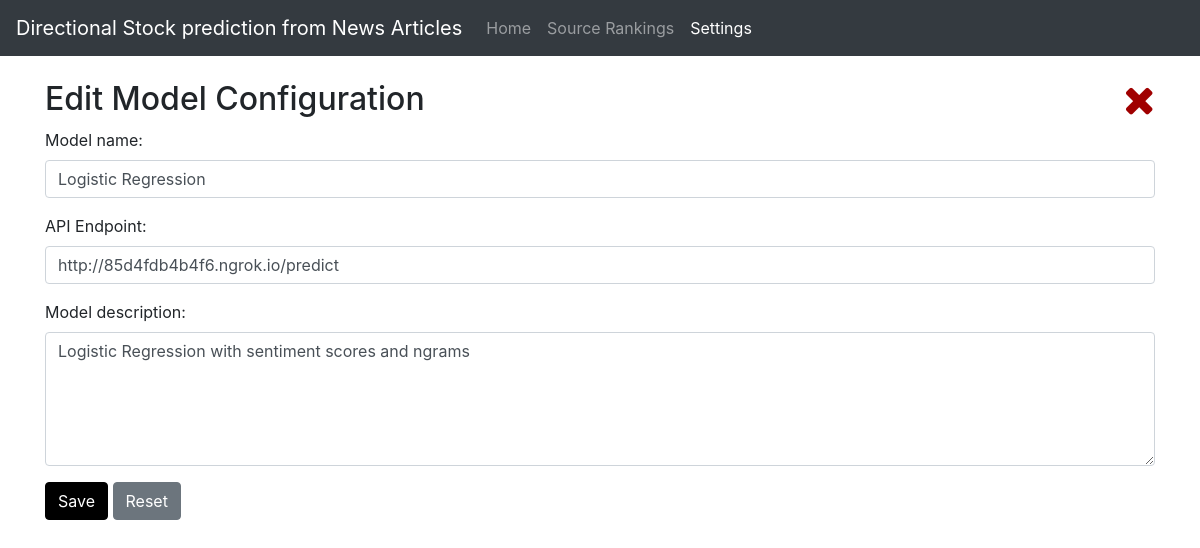
Screenshot of /prediction/config/15/ with the database file from the repository.
### prediction/models.py (models this page shows, shortened)
class ModelConfig(models.Model):
    model_name = models.CharField(max_length=100)
    api_endpoint = models.CharField(max_length=100)
    description = models.CharField(max_length=1000)

### prediction/views.py (the view)
# urls.py: path('config/<int:model_id>/', views.detail, name='detail'),
def detail(request, model_id):
    config_detail = get_object_or_404(ModelConfig, pk=model_id)
    context = {'config_detail':config_detail}
    return render(request, 'prediction/config_detail.html', context)

### prediction/templates/prediction/config_detail.html (shortened to what this page needs)
<!DOCTYPE html>
<html lang="en">
  <head>
    <link
      rel="stylesheet"
      href="https://maxcdn.bootstrapcdn.com/bootstrap/4.5.2/css/bootstrap.min.css"
    />
    <link rel="stylesheet" href="https://cdnjs.cloudflare.com/ajax/libs/font-awesome/4.7.0/css/font-awesome.min.css">
  </head>
  <body>
    <nav class="navbar navbar-expand-sm bg-dark navbar-dark">
      <a class="navbar-brand" href="{% url 'prediction:index'%}">Directional Stock prediction from News Articles</a>
      <ul class="navbar-nav">
        <li class="nav-item">
          <a class="nav-link" href="{% url 'prediction:index'%}">Home</a>
        </li>
        <li class="nav-item">
          <a class="nav-link" href="{% url 'prediction:rankings'%}">Source Rankings</a>
        </li>
        <li class="nav-item active">
          <a class="nav-link" href="{% url 'prediction:config'%}">Settings</a>
        </li>
      </ul>
    </nav>
    <div class="container">
      <br>
        {%if config_detail%}
        <h2 style="float: left; display: inline;">Edit Model Configuration</h2>
        {%else%}
        <h2 style="float: left; display: inline;">Create new Model</h2>
        {%endif%}
        <a href="{% url 'prediction:config'%}" style="float: right;">
            <i class="fa fa-close" style='font-size:2.5rem; color:rgb(160, 0, 0)'></i>
        </a>
      <br>
      <br>
      {%if config_detail%}
      <form action="{% url 'prediction:update_config' config_detail.id %}" method="POST">
      {%else%}
      <form action="{% url 'prediction:create_config'  %}" method="POST">
      {%endif%}
        <div class="form-group">
          <label for="model_name">Model name: </label>
          <input
            type="text"
            class="form-control"
            id="model_name"
            name="model_name"
            value="{{config_detail.model_name}}"
            placeholder="Enter model name"
            required="true"
          />
        </div>
        <div class="form-group">
          <label for="api_endpoint">API Endpoint: </label>
          <input
            type="text"
            class="form-control"
            id="api_endpoint"
            name="api_endpoint"
            value="{{config_detail.api_endpoint}}"
            placeholder="Enter API endpoint URL"
            required="true"
          />
        </div>
        <div class="form-group">
          <label for="description">Model description: </label>
          <textarea
            class="form-control"
            name="description"
            rows="5"
            id="description"
            placeholder="Describe your model..."
            required="true"
          >{{config_detail.description}}</textarea>
        </div>
        <button type="submit" class="btn btn-primary" style="background-color: black; border-color: black;">Save</button>
        <input type="reset" class="btn btn-secondary"/>
      </form>
    </div>
  </body>
</html>

### rows the page displays
ModelConfig: model_name "Logistic Regression", api_endpoint "http://85d4fdb4b4f6.ngrok.io/predict", description "Logistic Regression with sentiment scores and ngrams"
